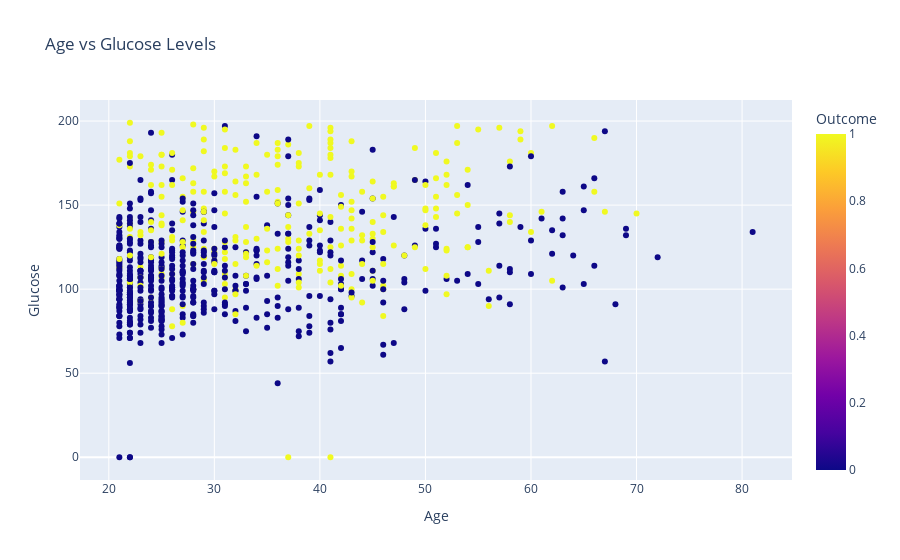

Notebook code for this chart:
### Code cell
import plotly.offline as pyo
import plotly.graph_objs as go
# Interactive Scatter Plot
fig = px.scatter(data, x='Age', y='Glucose', color='Outcome', title='Age vs Glucose Levels')
fig.show()
pyo.plot(fig, filename='interactive_plot.html', auto_open=False)

### Figure 1 — Plotly figure (JSON) as saved in the notebook; plotly's stock layout.template omitted (floating-point values rounded to 4 significant figures; data arrays with more than 128 entries replaced by an {"elided": "..."} marker saying what was removed)
{"data": [{"hovertemplate": "Age=%{x}<br>Glucose=%{y}<br>Outcome=%{marker.color}<extra></extra>", "legendgroup": "", "marker": {"color": {"elided": "768 int values"}, "coloraxis": "coloraxis", "symbol": "circle"}, "mode": "markers", "name": "", "orientation": "v", "showlegend": false, "type": "scatter", "x": {"elided": "768 int values"}, "xaxis": "x", "y": {"elided": "768 int values"}, "yaxis": "y"}], "layout": {"autosize": true, "coloraxis": {"colorbar": {"title": {"text": "Outcome"}}, "colorscale": [[0, "#0d0887"], [0.1111, "#46039f"], [0.2222, "#7201a8"], [0.3333, "#9c179e"], [0.4444, "#bd3786"], [0.5556, "#d8576b"], [0.6667, "#ed7953"], [0.7778, "#fb9f3a"], [0.8889, "#fdca26"], [1, "#f0f921"]]}, "legend": {"tracegroupgap": 0}, "title": {"text": "Age vs Glucose Levels"}, "xaxis": {"anchor": "y", "autorange": true, "domain": [0, 1], "range": [17.36, 84.64], "title": {"text": "Age"}, "type": "linear"}, "yaxis": {"anchor": "x", "autorange": true, "domain": [0, 1], "range": [-16.42, 215.4], "title": {"text": "Glucose"}, "type": "linear"}}}
